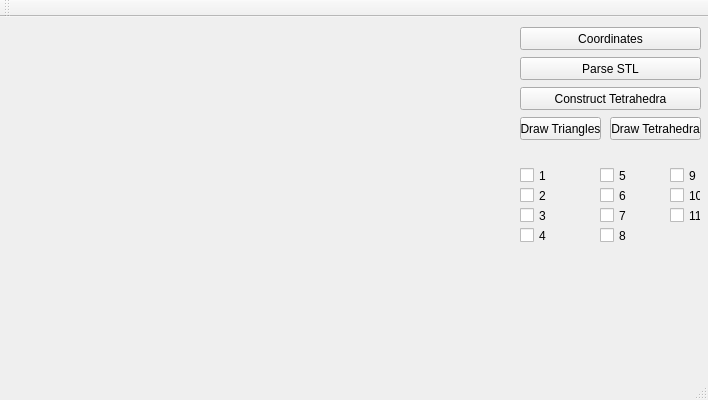
<?xml version="1.0" encoding="UTF-8"?>
<ui version="4.0">
 <class>CyberHeartClass</class>
 <widget class="QMainWindow" name="CyberHeartClass">
  <property name="geometry">
   <rect>
    <x>0</x>
    <y>0</y>
    <width>708</width>
    <height>400</height>
   </rect>
  </property>
  <property name="windowTitle">
   <string>CyberHeart</string>
  </property>
  <widget class="QWidget" name="centralWidget">
   <widget class="MyViewer" name="widget" native="true">
    <property name="geometry">
     <rect>
      <x>10</x>
      <y>10</y>
      <width>501</width>
      <height>321</height>
     </rect>
    </property>
   </widget>
   <widget class="QPushButton" name="parseSTL">
    <property name="geometry">
     <rect>
      <x>520</x>
      <y>40</y>
      <width>181</width>
      <height>23</height>
     </rect>
    </property>
    <property name="text">
     <string>Parse STL</string>
    </property>
   </widget>
   <widget class="QPushButton" name="drawTriangles">
    <property name="geometry">
     <rect>
      <x>520</x>
      <y>100</y>
      <width>81</width>
      <height>23</height>
     </rect>
    </property>
    <property name="text">
     <string>Draw Triangles</string>
    </property>
   </widget>
   <widget class="QPushButton" name="drawCoordinates">
    <property name="geometry">
     <rect>
      <x>520</x>
      <y>10</y>
      <width>181</width>
      <height>23</height>
     </rect>
    </property>
    <property name="text">
     <string>Coordinates</string>
    </property>
   </widget>
   <widget class="QCheckBox" name="Part_1">
    <property name="geometry">
     <rect>
      <x>520</x>
      <y>150</y>
      <width>31</width>
      <height>17</height>
     </rect>
    </property>
    <property name="text">
     <string>1</string>
    </property>
   </widget>
   <widget class="QCheckBox" name="Part_2">
    <property name="geometry">
     <rect>
      <x>520</x>
      <y>170</y>
      <width>31</width>
      <height>17</height>
     </rect>
    </property>
    <property name="text">
     <string>2</string>
    </property>
   </widget>
   <widget class="QCheckBox" name="Part_3">
    <property name="geometry">
     <rect>
      <x>520</x>
      <y>190</y>
      <width>31</width>
      <height>17</height>
     </rect>
    </property>
    <property name="text">
     <string>3</string>
    </property>
   </widget>
   <widget class="QCheckBox" name="Part_4">
    <property name="geometry">
     <rect>
      <x>520</x>
      <y>210</y>
      <width>31</width>
      <height>17</height>
     </rect>
    </property>
    <property name="text">
     <string>4</string>
    </property>
   </widget>
   <widget class="QCheckBox" name="Part_5">
    <property name="geometry">
     <rect>
      <x>600</x>
      <y>150</y>
      <width>31</width>
      <height>17</height>
     </rect>
    </property>
    <property name="text">
     <string>5</string>
    </property>
   </widget>
   <widget class="QCheckBox" name="Part_6">
    <property name="geometry">
     <rect>
      <x>600</x>
      <y>170</y>
      <width>31</width>
      <height>17</height>
     </rect>
    </property>
    <property name="text">
     <string>6</string>
    </property>
   </widget>
   <widget class="QCheckBox" name="Part_7">
    <property name="geometry">
     <rect>
      <x>600</x>
      <y>190</y>
      <width>31</width>
      <height>17</height>
     </rect>
    </property>
    <property name="text">
     <string>7</string>
    </property>
   </widget>
   <widget class="QCheckBox" name="Part_8">
    <property name="geometry">
     <rect>
      <x>600</x>
      <y>210</y>
      <width>31</width>
      <height>17</height>
     </rect>
    </property>
    <property name="text">
     <string>8</string>
    </property>
   </widget>
   <widget class="QCheckBox" name="Part_9">
    <property name="geometry">
     <rect>
      <x>670</x>
      <y>150</y>
      <width>31</width>
      <height>17</height>
     </rect>
    </property>
    <property name="text">
     <string>9</string>
    </property>
   </widget>
   <widget class="QCheckBox" name="Part_10">
    <property name="geometry">
     <rect>
      <x>670</x>
      <y>170</y>
      <width>31</width>
      <height>17</height>
     </rect>
    </property>
    <property name="text">
     <string>10</string>
    </property>
   </widget>
   <widget class="QCheckBox" name="Part_11">
    <property name="geometry">
     <rect>
      <x>670</x>
      <y>190</y>
      <width>31</width>
      <height>17</height>
     </rect>
    </property>
    <property name="text">
     <string>11</string>
    </property>
   </widget>
   <widget class="QPushButton" name="constructTetrahedra">
    <property name="geometry">
     <rect>
      <x>520</x>
      <y>70</y>
      <width>181</width>
      <height>23</height>
     </rect>
    </property>
    <property name="text">
     <string>Construct Tetrahedra</string>
    </property>
   </widget>
   <widget class="QPushButton" name="drawTetrahedra">
    <property name="geometry">
     <rect>
      <x>610</x>
      <y>100</y>
      <width>91</width>
      <height>23</height>
     </rect>
    </property>
    <property name="text">
     <string>Draw Tetrahedra</string>
    </property>
   </widget>
  </widget>
  <widget class="QMenuBar" name="menuBar">
   <property name="geometry">
    <rect>
     <x>0</x>
     <y>0</y>
     <width>708</width>
     <height>21</height>
    </rect>
   </property>
  </widget>
  <widget class="QToolBar" name="mainToolBar">
   <attribute name="toolBarArea">
    <enum>TopToolBarArea</enum>
   </attribute>
   <attribute name="toolBarBreak">
    <bool>false</bool>
   </attribute>
  </widget>
  <widget class="QStatusBar" name="statusBar"/>
 </widget>
 <layoutdefault spacing="6" margin="11"/>
 <customwidgets>
  <customwidget>
   <class>MyViewer</class>
   <extends>QWidget</extends>
   <header>MyViewer.h</header>
   <container>1</container>
  </customwidget>
 </customwidgets>
 <resources>
  <include location="CyberHeart.qrc"/>
 </resources>
 <connections/>
</ui>
